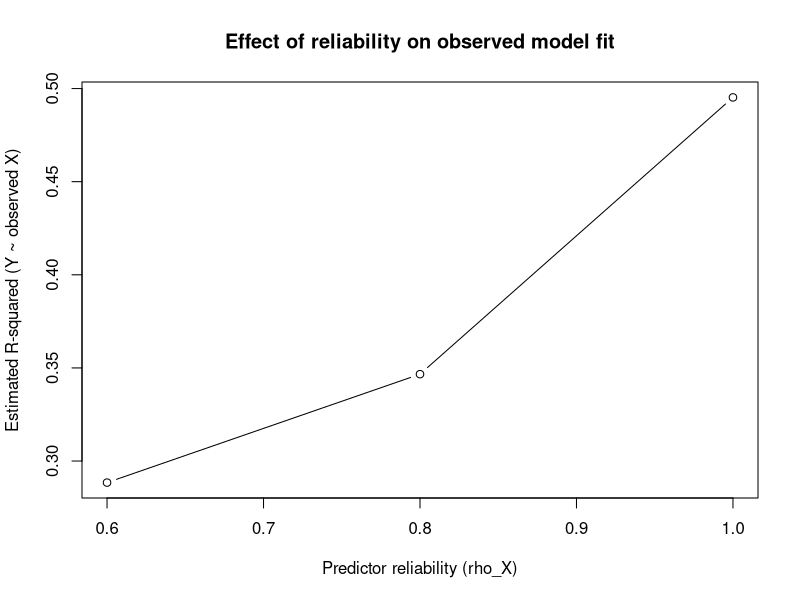

Source code (R):
# =========================================================
# Simple simulation: vary ONLY predictor reliability (rho_X)
# - Latent predictors X* (p variables), here independent (r_betweenX = 0)
# - Outcome: Y = beta' * X* + eps, with a chosen target R^2
# - Observed predictors: X = sqrt(rho)*X* + sqrt(1 - rho)*E
# - For each reliability level, fit lm(Y ~ X) and summarize
# =========================================================

rm(list = ls(all = TRUE))
set.seed(12345)

# ----------------------- User settings -----------------------
N            <- 1000                 # sample size
p            <- 4                    # number of relevant predictors
r_betweenX   <- 0.00                 # correlation among latent predictors (0 for easier start?)
beta         <- c(0.6, 0.5, 0.4, 0.3)# true effects for X* -> Y (length must be p)
R2_target    <- 0.50                 # true R^2 in the latent model (Y on X*)
rho_grid     <- c(0.6, 0.8, 1.0)     # ONLY factor we vary (predictor reliability)
replicates   <- 1                    # set >1 to average results across runs
save_data    <- FALSE                # TRUE to save per-condition CSVs
out_dir      <- "data_simple"        # folder for saving if save_data = TRUE
make_plot    <- TRUE                 # quick plot of R^2 vs reliability at the end

# ------------------ Helper functions (base R) -----------------
# Build a p x p correlation matrix: 1 on diagonal, r elsewhere
make_corr <- function(p, r) {
  if (p == 1) return(matrix(1, 1, 1))
  M <- matrix(r, nrow = p, ncol = p)
  diag(M) <- 1
  M
}

# Draw N x p multivariate normal with correlation matrix R (unit variances)
rmvnorm_simple <- function(N, R) {
  # R should be positive-definite; chol gives upper triangular L such that R = t(L) %*% L
  L <- chol(R)
  Z <- matrix(rnorm(N * ncol(R)), nrow = N, ncol = ncol(R))
  Z %*% L
}

# Choose sigma_epsilon so that the latent model achieves the target R^2
compute_sigma_for_R2 <- function(X_star, beta, R2) {
  linpred <- as.vector(X_star %*% beta)
  var_lp  <- var(linpred)
  # R2 = var(lp) / (var(lp) + sigma^2)  =>  sigma^2 = var(lp)*(1 - R2)/R2
  sigma2 <- var_lp * (1 - R2) / R2
  sqrt(sigma2)
}

# Simulate one dataset for a given reliability rho_X (applied to ALL predictors)
simulate_once <- function(N, p, r_betweenX, beta, R2_target, rho_X) {
  # 1) Latent predictors X* ~ MVN(0, R)
  R <- make_corr(p, r_betweenX)
  X_star <- rmvnorm_simple(N, R)  # N x p, Var ~ 1, Cor ~ R
  
  # 2) Choose epsilon SD to hit the target latent R^2
  sigma_eps <- compute_sigma_for_R2(X_star, beta, R2_target)
  
  # 3) Generate Y from the latent model (no measurement error in Y)
  eps <- rnorm(N, 0, sigma_eps)
  Y   <- as.vector(X_star %*% beta) + eps
  
  # 4) Add measurement error to predictors to achieve reliability rho_X
  #    X_obs = sqrt(rho) * X_star + sqrt(1 - rho) * E, with E ~ N(0, 1)
  E <- matrix(rnorm(N * p), nrow = N, ncol = p)
  X <- sqrt(rho_X) * X_star + sqrt(1 - rho_X) * E
  
  # Name columns and return both observed and latent (for optional checks)
  colnames(X)      <- paste0("X", 1:p)
  colnames(X_star) <- paste0("X", 1:p, "_latent")
  data.frame(Y = Y, X, X_star)
}

# Fit OLS with observed X and return a tidy one-row summary
fit_and_summarize <- function(dat) {
  Xcols <- grep("^X\\d+$", colnames(dat), value = TRUE)
  fml   <- as.formula(paste0("Y ~ ", paste0(Xcols, collapse = " + ")))
  fit   <- lm(fml, data = dat)
  summ  <- summary(fit)
  
  # Metrics
  metrics <- data.frame(
    R2_est = unname(summ$r.squared),
    R2_adj = unname(summ$adj.r.squared),
    RMSE   = sqrt(mean(summ$residuals^2))
  )
  
  # Coefficients -> 1-row data.frame
  coefs <- coef(fit)                 # named vector: c("(Intercept)"=..., "X1"=..., ...)
  coefs_df <- as.data.frame(t(coefs))
  # Rename "(Intercept)" -> "Intercept" for consistency
  names(coefs_df) <- sub("^\\(Intercept\\)$", "Intercept", names(coefs_df))
  
  # Combine and return (columns will be: R2_est, R2_adj, RMSE, Intercept, X1..Xp)
  cbind(metrics, coefs_df)
}


# --------------------------- Run loop -------------------------
if (save_data) dir.create(out_dir, showWarnings = FALSE, recursive = TRUE)

summaries <- list()
idx <- 1

for (rho in rho_grid) {
  for (rep in seq_len(replicates)) {
    dat <- simulate_once(
      N = N, p = p, r_betweenX = r_betweenX,
      beta = beta, R2_target = R2_target, rho_X = rho
    )
    if (save_data) {
      fn <- file.path(out_dir, sprintf("sim_rho%s_rep%s_N%s.csv",
                                       gsub("\\.", "p", sprintf("%.2f", rho)), rep, N))
      utils::write.csv(dat[, c("Y", paste0("X", 1:p))], fn, row.names = FALSE, fileEncoding = "UTF-8")
    }
    s <- fit_and_summarize(dat)
    s$rho_X      <- rho
    s$replicate  <- rep
    s$N          <- N
    s$R2_true    <- R2_target
    s$p          <- p
    s$r_betweenX <- r_betweenX
    s$note       <- "Only predictor reliability varies; latent model linear; Y without measurement error"
    summaries[[idx]] <- s
    idx <- idx + 1
  }
}

summary_tab <- do.call(rbind, summaries)

# --------------------------- Output ---------------------------
cat("\n=== Summary by reliability (rho_X) ===\n")
print(summary_tab[, c("rho_X","replicate","N","R2_true","R2_est","R2_adj","RMSE","Intercept", paste0("X",1:p))],
      row.names = FALSE)

# Optional quick plot: estimated R^2 vs reliability
if (make_plot) {
  # Aggregate over replicates if replicates > 1
  if (replicates > 1) {
    agg <- aggregate(R2_est ~ rho_X, data = summary_tab, FUN = mean)
    plot(agg$rho_X, agg$R2_est, type = "b",
         xlab = "Predictor reliability (rho_X)",
         ylab = "Estimated R-squared (Y ~ observed X)",
         main = "Effect of reliability on observed model fit")
  } else {
    plot(summary_tab$rho_X, summary_tab$R2_est, type = "b",
         xlab = "Predictor reliability (rho_X)",
         ylab = "Estimated R-squared (Y ~ observed X)",
         main = "Effect of reliability on observed model fit")
  }
}

# ---------------------- Sanity check (optional) ----------------------
# Empirical reliability proxy for X1 (Var(X1*) ~ 1): cor(X1, X1_latent)^2
dat_check <- simulate_once(N, p, r_betweenX, beta, R2_target, rho_X = rho_grid[1])
cor(dat_check$X1, dat_check$X1_latent)^2

